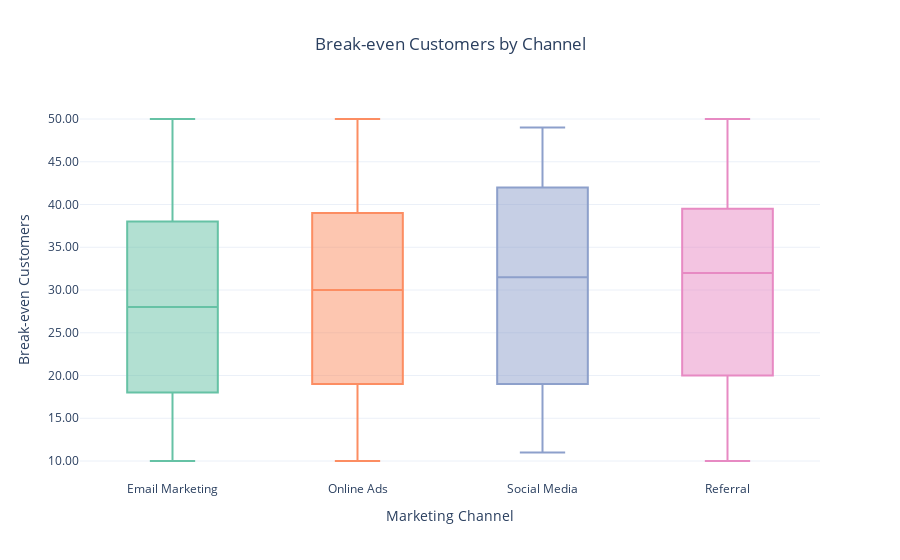

The code cell stored with this chart in its notebook:
### Markdown cell above
# Break-even Customers by Marketing Channel

### Code cell
# Box plot for BE_customers
fig5 = px.box(df, x='Marketing_Channel', y='BE_customers',
              color='Marketing_Channel', 
              title='Break-even Customers by Channel',
              labels={'BE_customers': 'Break-even Customers'},
              color_discrete_sequence=px.colors.qualitative.Set2)

# Update layout
fig5.update_layout(
    xaxis_title='Marketing Channel',
    yaxis_title='Break-even Customers',
    title_x=0.5,
    yaxis=dict(tickformat=".2f"),
    showlegend=False
)

# Show the plot
fig5.show()

### Figure 1 — Plotly figure (JSON) as saved in the notebook; plotly's stock layout.template omitted (floating-point values rounded to 4 significant figures; data arrays with more than 128 entries replaced by an {"elided": "..."} marker saying what was removed)
{"data": [{"alignmentgroup": "True", "hovertemplate": "Marketing_Channel=%{x}<br>Break-even Customers=%{y}<extra></extra>", "legendgroup": "Email Marketing", "marker": {"color": "rgb(102,194,165)"}, "name": "Email Marketing", "notched": false, "offsetgroup": "Email Marketing", "orientation": "v", "showlegend": true, "type": "box", "x": ["Email Marketing", "Email Marketing", "Email Marketing", "Email Marketing", "Email Marketing", "Email Marketing", "Email Marketing", "Email Marketing", "Email Marketing", "Email Marketing", "Email Marketing", "Email Marketing", "Email Marketing", "Email Marketing", "Email Marketing", "Email Marketing", "Email Marketing", "Email Marketing", "Email Marketing", "Email Marketing", "Email Marketing", "Email Marketing", "Email Marketing", "Email Marketing", "Email Marketing", "Email Marketing", "Email Marketing", "Email Marketing", "Email Marketing", "Email Marketing", "Email Marketing", "Email Marketing", "Email Marketing", "Email Marketing", "Email Marketing", "Email Marketing", "Email Marketing", "Email Marketing", "Email Marketing", "Email Marketing", "Email Marketing", "Email Marketing", "Email Marketing", "Email Marketing", "Email Marketing", "Email Marketing", "Email Marketing", "Email Marketing", "Email Marketing", "Email Marketing", "Email Marketing", "Email Marketing", "Email Marketing", "Email Marketing", "Email Marketing", "Email Marketing", "Email Marketing", "Email Marketing", "Email Marketing", "Email Marketing", "Email Marketing", "Email Marketing", "Email Marketing", "Email Marketing", "Email Marketing", "Email Marketing", "Email Marketing", "Email Marketing", "Email Marketing", "Email Marketing", "Email Marketing", "Email Marketing", "Email Marketing", "Email Marketing", "Email Marketing", "Email Marketing", "Email Marketing", "Email Marketing", "Email Marketing", "Email Marketing", "Email Marketing", "Email Marketing", "Email Marketing", "Email Marketing", "Email Marketing", "Email Marketing", "Email Marketing", "Email Marketing", "Email Marketing", "Email Marketing", "Email Marketing", "Email Marketing", "Email Marketing", "Email Marketing", "Email Marketing", "Email Marketing", "Email Marketing", "Email Marketing", "Email Marketing", "Email Marketing", "Email Marketing", "Email Marketing", "Email Marketing", "Email Marketing", "Email Marketing", "Email Marketing", "Email Marketing", "Email Marketing", "Email Marketing", "Email Marketing", "Email Marketing", "Email Marketing", "Email Marketing", "Email Marketing", "Email Marketing", "Email Marketing", "Email Marketing", "Email Marketing", "Email Marketing", "Email Marketing", "Email Marketing", "Email Marketing", "Email Marketing", "Email Marketing"], "x0": " ", "xaxis": "x", "y": [16, 13, 35, 23, 11, 13, 25, 14.0, 48, 27, 19, 26.0, 17, 18, 10, 13, 40, 38, 42, 42, 24, 49, 41, 19, 18, 45, 43, 16, 37, 38, 24, 31, 30, 14, 15, 37, 33, 46, 24, 16, 17, 46, 49, 48, 31, 19, 23, 34, 13, 29.0, 12, 13, 10, 23, 23, 18, 41, 37, 24, 42, 32, 14, 37.0, 14, 15.0, 37, 25, 43, 24, 20, 14, 50, 19, 22, 21, 41, 46, 50, 29.0, 42, 38, 38, 43, 49, 33, 28.0, 31, 48, 13, 50, 31, 28.0, 29, 18, 15, 31, 18, 21, 23, 24, 12, 49, 34, 36, 38, 44, 40, 22, 33, 38, 28, 36, 22.0, 48, 45, 17, 28, 27.0, 15, 24, 34, 15.0, 33, 19], "y0": " ", "yaxis": "y"}, {"alignmentgroup": "True", "hovertemplate": "Marketing_Channel=%{x}<br>Break-even Customers=%{y}<extra></extra>", "legendgroup": "Online Ads", "marker": {"color": "rgb(252,141,98)"}, "name": "Online Ads", "notched": false, "offsetgroup": "Online Ads", "orientation": "v", "showlegend": true, "type": "box", "x": {"elided": "130 str values"}, "x0": " ", "xaxis": "x", "y": {"elided": "130 float values"}, "y0": " ", "yaxis": "y"}, {"alignmentgroup": "True", "hovertemplate": "Marketing_Channel=%{x}<br>Break-even Customers=%{y}<extra></extra>", "legendgroup": "Social Media", "marker": {"color": "rgb(141,160,203)"}, "name": "Social Media", "notched": false, "offsetgroup": "Social Media", "orientation": "v", "showlegend": true, "type": "box", "x": ["Social Media", "Social Media", "Social Media", "Social Media", "Social Media", "Social Media", "Social Media", "Social Media", "Social Media", "Social Media", "Social Media", "Social Media", "Social Media", "Social Media", "Social Media", "Social Media", "Social Media", "Social Media", "Social Media", "Social Media", "Social Media", "Social Media", "Social Media", "Social Media", "Social Media", "Social Media", "Social Media", "Social Media", "Social Media", "Social Media", "Social Media", "Social Media", "Social Media", "Social Media", "Social Media", "Social Media", "Social Media", "Social Media", "Social Media", "Social Media", "Social Media", "Social Media", "Social Media", "Social Media", "Social Media", "Social Media", "Social Media", "Social Media", "Social Media", "Social Media", "Social Media", "Social Media", "Social Media", "Social Media", "Social Media", "Social Media", "Social Media", "Social Media", "Social Media", "Social Media", "Social Media", "Social Media", "Social Media", "Social Media", "Social Media", "Social Media", "Social Media", "Social Media", "Social Media", "Social Media", "Social Media", "Social Media", "Social Media", "Social Media", "Social Media", "Social Media", "Social Media", "Social Media", "Social Media", "Social Media", "Social Media", "Social Media", "Social Media", "Social Media", "Social Media", "Social Media", "Social Media", "Social Media", "Social Media", "Social Media", "Social Media", "Social Media", "Social Media", "Social Media", "Social Media", "Social Media", "Social Media", "Social Media", "Social Media", "Social Media", "Social Media", "Social Media", "Social Media", "Social Media", "Social Media", "Social Media", "Social Media", "Social Media", "Social Media", "Social Media", "Social Media", "Social Media", "Social Media", "Social Media", "Social Media", "Social Media", "Social Media", "Social Media"], "x0": " ", "xaxis": "x", "y": [44, 17, 45, 23, 44, 47, 26, 18, 36, 17, 16, 11, 13, 16, 38, 15, 30, 14, 49, 39, 48, 36, 35, 36, 37, 40, 45, 31, 13, 16, 42, 19, 45, 27.0, 45, 46, 11, 15, 43, 31, 20, 46, 48, 15, 20, 36, 23, 17, 37, 28.0, 47, 35, 45, 39, 30.0, 46, 35, 35, 49, 35, 31, 17, 43, 32, 19, 26, 48, 46, 38, 39, 28, 39, 47, 22, 40, 19, 12, 38, 43, 20, 33, 31.0, 16, 45, 26, 48, 19, 31.0, 15, 19, 48, 45, 34, 43, 15, 42, 31, 16, 43, 18, 20, 49, 34, 42, 18, 13, 40, 33, 20, 38, 19, 11, 13, 25, 30, 31, 18, 28], "y0": " ", "yaxis": "y"}, {"alignmentgroup": "True", "hovertemplate": "Marketing_Channel=%{x}<br>Break-even Customers=%{y}<extra></extra>", "legendgroup": "Referral", "marker": {"color": "rgb(231,138,195)"}, "name": "Referral", "notched": false, "offsetgroup": "Referral", "orientation": "v", "showlegend": true, "type": "box", "x": ["Referral", "Referral", "Referral", "Referral", "Referral", "Referral", "Referral", "Referral", "Referral", "Referral", "Referral", "Referral", "Referral", "Referral", "Referral", "Referral", "Referral", "Referral", "Referral", "Referral", "Referral", "Referral", "Referral", "Referral", "Referral", "Referral", "Referral", "Referral", "Referral", "Referral", "Referral", "Referral", "Referral", "Referral", "Referral", "Referral", "Referral", "Referral", "Referral", "Referral", "Referral", "Referral", "Referral", "Referral", "Referral", "Referral", "Referral", "Referral", "Referral", "Referral", "Referral", "Referral", "Referral", "Referral", "Referral", "Referral", "Referral", "Referral", "Referral", "Referral", "Referral", "Referral", "Referral", "Referral", "Referral", "Referral", "Referral", "Referral", "Referral", "Referral", "Referral", "Referral", "Referral", "Referral", "Referral", "Referral", "Referral", "Referral", "Referral", "Referral", "Referral", "Referral", "Referral", "Referral", "Referral", "Referral", "Referral", "Referral", "Referral", "Referral", "Referral", "Referral", "Referral", "Referral", "Referral", "Referral", "Referral", "Referral", "Referral", "Referral", "Referral", "Referral", "Referral", "Referral", "Referral", "Referral", "Referral", "Referral", "Referral", "Referral", "Referral", "Referral", "Referral", "Referral", "Referral", "Referral", "Referral", "Referral", "Referral", "Referral", "Referral", "Referral", "Referral", "Referral", "Referral", "Referral", "Referral", "Referral"], "x0": " ", "xaxis": "x", "y": [27, 18, 23, 47.0, 19, 10, 18, 21, 11, 14, 38, 12, 43, 35, 37, 14, 27, 47, 28, 37, 17, 45, 16, 30, 33, 19, 15.0, 16, 47, 45, 45, 36, 32, 48, 29, 23, 33, 11, 21, 21, 35, 14, 36, 33, 19, 49, 27, 38, 37, 41, 48, 32, 17, 41, 43, 48, 26, 30.0, 34, 35, 37, 50, 36, 11, 30.0, 20, 33, 16, 47, 15, 42, 22, 16, 21, 50, 39, 50.0, 49, 30, 50, 14, 40, 27, 47, 13, 32, 42, 38, 12, 13, 33, 14, 49, 48, 34, 45, 30, 48, 13, 16, 15, 21, 36, 34, 32, 35, 33, 11, 41, 22, 42, 20, 21.0, 12, 38, 28, 24, 25.0, 29.0, 46, 39, 20, 37, 38, 32, 35, 42, 33], "y0": " ", "yaxis": "y"}], "layout": {"boxmode": "overlay", "legend": {"title": {"text": "Marketing_Channel"}, "tracegroupgap": 0}, "showlegend": false, "title": {"text": "Break-even Customers by Channel", "x": 0.5}, "xaxis": {"anchor": "y", "categoryarray": ["Email Marketing", "Online Ads", "Social Media", "Referral"], "categoryorder": "array", "domain": [0, 1], "title": {"text": "Marketing Channel"}}, "yaxis": {"anchor": "x", "domain": [0, 1], "tickformat": ".2f", "title": {"text": "Break-even Customers"}}}}
